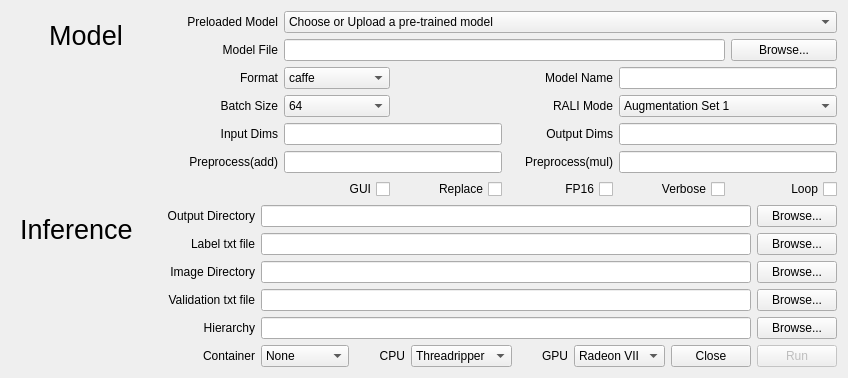
      <widget class="QWidget" name="tab_Inference">
       <attribute name="title">
        <string>Inference</string>
       </attribute>
       <layout class="QVBoxLayout" name="verticalLayout_2">
        <item>
         <layout class="QGridLayout" name="gridLayout_3">
          <item row="2" column="4">
           <widget class="QLabel" name="name_label_2">
            <property name="text">
             <string>Model Name</string>
            </property>
            <property name="alignment">
             <set>Qt::AlignRight|Qt::AlignTrailing|Qt::AlignVCenter</set>
            </property>
           </widget>
          </item>
          <item row="6" column="5">
           <widget class="QCheckBox" name="verbose_checkBox_2">
            <property name="layoutDirection">
             <enum>Qt::RightToLeft</enum>
            </property>
            <property name="text">
             <string>Verbose</string>
            </property>
           </widget>
          </item>
          <item row="4" column="2" colspan="2">
           <widget class="QLineEdit" name="idims_lineEdit_3">
            <property name="text">
             <string/>
            </property>
           </widget>
          </item>
          <item row="3" column="2">
           <widget class="QComboBox" name="batch_comboBox_3">
            <item>
             <property name="text">
              <string>64</string>
             </property>
            </item>
            <item>
             <property name="text">
              <string>16</string>
             </property>
            </item>
           </widget>
          </item>
          <item row="5" column="2" colspan="2">
           <widget class="QLineEdit" name="padd_lineEdit_2">
            <property name="text">
             <string/>
            </property>
           </widget>
          </item>
          <item row="1" column="6">
           <widget class="QPushButton" name="file_pushButton_2">
            <property name="text">
             <string>Browse...</string>
            </property>
           </widget>
          </item>
          <item row="5" column="4">
           <widget class="QLabel" name="pmul_label_2">
            <property name="font">
             <font>
              <family>Ubuntu</family>
             </font>
            </property>
            <property name="text">
             <string>Preprocess(mul)</string>
            </property>
            <property name="alignment">
             <set>Qt::AlignRight|Qt::AlignTrailing|Qt::AlignVCenter</set>
            </property>
           </widget>
          </item>
          <item row="0" column="2" colspan="5">
           <widget class="QComboBox" name="upload_comboBox_2">
            <item>
             <property name="text">
              <string>Choose or Upload a pre-trained model</string>
             </property>
            </item>
           </widget>
          </item>
          <item row="6" column="2">
           <widget class="QCheckBox" name="gui_checkBox_2">
            <property name="layoutDirection">
             <enum>Qt::RightToLeft</enum>
            </property>
            <property name="text">
             <string>GUI</string>
            </property>
           </widget>
          </item>
          <item row="1" column="1">
           <widget class="QLabel" name="file_label_2">
            <property name="minimumSize">
             <size>
              <width>111</width>
              <height>0</height>
             </size>
            </property>
            <property name="font">
             <font>
              <family>Ubuntu</family>
             </font>
            </property>
            <property name="text">
             <string>Model File</string>
            </property>
            <property name="alignment">
             <set>Qt::AlignRight|Qt::AlignTrailing|Qt::AlignVCenter</set>
            </property>
           </widget>
          </item>
          <item row="4" column="4">
           <widget class="QLabel" name="odims_label_2">
            <property name="font">
             <font>
              <family>Ubuntu</family>
             </font>
            </property>
            <property name="text">
             <string>Output Dims</string>
            </property>
            <property name="alignment">
             <set>Qt::AlignRight|Qt::AlignTrailing|Qt::AlignVCenter</set>
            </property>
           </widget>
          </item>
          <item row="6" column="3">
           <widget class="QCheckBox" name="replace_checkBox_2">
            <property name="layoutDirection">
             <enum>Qt::RightToLeft</enum>
            </property>
            <property name="text">
             <string>Replace</string>
            </property>
           </widget>
          </item>
          <item row="1" column="2" colspan="4">
           <widget class="QLineEdit" name="file_lineEdit_2">
            <property name="sizePolicy">
             <sizepolicy hsizetype="Expanding" vsizetype="Preferred">
              <horstretch>0</horstretch>
              <verstretch>0</verstretch>
             </sizepolicy>
            </property>
            <property name="text">
             <string/>
            </property>
           </widget>
          </item>
          <item row="2" column="2">
           <widget class="QComboBox" name="format_comboBox_2">
            <property name="font">
             <font>
              <family>Ubuntu</family>
             </font>
            </property>
            <item>
             <property name="text">
              <string>caffe</string>
             </property>
            </item>
            <item>
             <property name="text">
              <string>onnx</string>
             </property>
            </item>
            <item>
             <property name="text">
              <string>nnef</string>
             </property>
            </item>
           </widget>
          </item>
          <item row="4" column="1">
           <widget class="QLabel" name="idims__label_3">
            <property name="font">
             <font>
              <family>Ubuntu</family>
             </font>
            </property>
            <property name="text">
             <string>Input Dims</string>
            </property>
            <property name="alignment">
             <set>Qt::AlignRight|Qt::AlignTrailing|Qt::AlignVCenter</set>
            </property>
           </widget>
          </item>
          <item row="5" column="5" colspan="2">
           <widget class="QLineEdit" name="pmul_lineEdit_2">
            <property name="text">
             <string/>
            </property>
           </widget>
          </item>
          <item row="2" column="1">
           <widget class="QLabel" name="format_label_2">
            <property name="font">
             <font>
              <family>Ubuntu</family>
             </font>
            </property>
            <property name="text">
             <string>Format</string>
            </property>
            <property name="alignment">
             <set>Qt::AlignRight|Qt::AlignTrailing|Qt::AlignVCenter</set>
            </property>
           </widget>
          </item>
          <item row="2" column="5" colspan="2">
           <widget class="QLineEdit" name="name_lineEdit_3">
            <property name="text">
             <string/>
            </property>
           </widget>
          </item>
          <item row="5" column="1">
           <widget class="QLabel" name="padd_label_2">
            <property name="font">
             <font>
              <family>Ubuntu</family>
             </font>
            </property>
            <property name="text">
             <string>Preprocess(add)</string>
            </property>
            <property name="alignment">
             <set>Qt::AlignRight|Qt::AlignTrailing|Qt::AlignVCenter</set>
            </property>
           </widget>
          </item>
          <item row="6" column="6">
           <widget class="QCheckBox" name="loop_checkBox_2">
            <property name="layoutDirection">
             <enum>Qt::RightToLeft</enum>
            </property>
            <property name="text">
             <string>Loop</string>
            </property>
           </widget>
          </item>
          <item row="0" column="1">
           <widget class="QLabel" name="upload_label_2">
            <property name="layoutDirection">
             <enum>Qt::RightToLeft</enum>
            </property>
            <property name="text">
             <string>Preloaded Model</string>
            </property>
            <property name="alignment">
             <set>Qt::AlignRight|Qt::AlignTrailing|Qt::AlignVCenter</set>
            </property>
           </widget>
          </item>
          <item row="4" column="5" colspan="2">
           <widget class="QLineEdit" name="odims_lineEdit_2">
            <property name="text">
             <string/>
            </property>
           </widget>
          </item>
          <item row="6" column="4">
           <widget class="QCheckBox" name="fp16_checkBox_2">
            <property name="layoutDirection">
             <enum>Qt::RightToLeft</enum>
            </property>
            <property name="text">
             <string>FP16</string>
            </property>
           </widget>
          </item>
          <item row="3" column="1">
           <widget class="QLabel" name="batch_label_3">
            <property name="text">
             <string>Batch Size</string>
            </property>
            <property name="alignment">
             <set>Qt::AlignRight|Qt::AlignTrailing|Qt::AlignVCenter</set>
            </property>
           </widget>
          </item>
          <item row="0" column="0" rowspan="4">
           <widget class="QFrame" name="model_frame_3">
            <property name="sizePolicy">
             <sizepolicy hsizetype="MinimumExpanding" vsizetype="Preferred">
              <horstretch>0</horstretch>
              <verstretch>0</verstretch>
             </sizepolicy>
            </property>
            <property name="minimumSize">
             <size>
              <width>150</width>
              <height>0</height>
             </size>
            </property>
            <property name="maximumSize">
             <size>
              <width>150</width>
              <height>16777215</height>
             </size>
            </property>
            <property name="frameShape">
             <enum>QFrame::NoFrame</enum>
            </property>
            <property name="frameShadow">
             <enum>QFrame::Raised</enum>
            </property>
            <layout class="QVBoxLayout" name="verticalLayout_5">
             <item>
              <widget class="QLabel" name="model_label_3">
               <property name="font">
                <font>
                 <family>Ubuntu</family>
                 <pointsize>20</pointsize>
                 <weight>50</weight>
                 <bold>false</bold>
                </font>
               </property>
               <property name="text">
                <string>Model</string>
               </property>
               <property name="alignment">
                <set>Qt::AlignCenter</set>
               </property>
              </widget>
             </item>
             <item>
              <spacer name="verticalSpacer_5">
               <property name="orientation">
                <enum>Qt::Vertical</enum>
               </property>
               <property name="sizeHint" stdset="0">
                <size>
                 <width>20</width>
                 <height>40</height>
                </size>
               </property>
              </spacer>
             </item>
            </layout>
           </widget>
          </item>
          <item row="3" column="5" colspan="2">
           <widget class="QComboBox" name="mode_comboBox_3">
            <property name="enabled">
             <bool>true</bool>
            </property>
            <item>
             <property name="text">
              <string>Augmentation Set 1</string>
             </property>
            </item>
            <item>
             <property name="text">
              <string>Augmentation Set 2</string>
             </property>
            </item>
            <item>
             <property name="text">
              <string>Augmentation Set 3</string>
             </property>
            </item>
            <item>
             <property name="text">
              <string>Augmentation Set 4</string>
             </property>
            </item>
            <item>
             <property name="text">
              <string>Augmentation Set 5</string>
             </property>
            </item>
           </widget>
          </item>
          <item row="3" column="4">
           <widget class="QLabel" name="mode_label_3">
            <property name="text">
             <string>RALI Mode</string>
            </property>
            <property name="alignment">
             <set>Qt::AlignRight|Qt::AlignTrailing|Qt::AlignVCenter</set>
            </property>
           </widget>
          </item>
         </layout>
        </item>
        <item>
         <layout class="QGridLayout" name="inference_gridLayout_3">
          <item row="5" column="7">
           <widget class="QPushButton" name="close_pushButton_3">
            <property name="sizePolicy">
             <sizepolicy hsizetype="Fixed" vsizetype="Fixed">
              <horstretch>0</horstretch>
              <verstretch>0</verstretch>
             </sizepolicy>
            </property>
            <property name="text">
             <string>Close</string>
            </property>
           </widget>
          </item>
          <item row="2" column="1">
           <widget class="QLabel" name="image_label_3">
            <property name="text">
             <string>Image Directory</string>
            </property>
            <property name="alignment">
             <set>Qt::AlignRight|Qt::AlignTrailing|Qt::AlignVCenter</set>
            </property>
           </widget>
          </item>
          <item row="5" column="2">
           <widget class="QComboBox" name="container_comboBox_3">
            <property name="sizePolicy">
             <sizepolicy hsizetype="Preferred" vsizetype="Fixed">
              <horstretch>0</horstretch>
              <verstretch>0</verstretch>
             </sizepolicy>
            </property>
            <item>
             <property name="text">
              <string>None</string>
             </property>
            </item>
            <item>
             <property name="text">
              <string>Docker</string>
             </property>
            </item>
            <item>
             <property name="text">
              <string>Singularity</string>
             </property>
            </item>
           </widget>
          </item>
          <item row="1" column="1">
           <widget class="QLabel" name="label_3">
            <property name="text">
             <string>Label txt file</string>
            </property>
            <property name="alignment">
             <set>Qt::AlignRight|Qt::AlignTrailing|Qt::AlignVCenter</set>
            </property>
           </widget>
          </item>
          <item row="4" column="2" colspan="6">
           <widget class="QLineEdit" name="hier_lineEdit_3">
            <property name="enabled">
             <bool>true</bool>
            </property>
            <property name="text">
             <string/>
            </property>
           </widget>
          </item>
          <item row="5" column="5">
           <widget class="QLabel" name="gpu_label_3">
            <property name="sizePolicy">
             <sizepolicy hsizetype="Preferred" vsizetype="Preferred">
              <horstretch>0</horstretch>
              <verstretch>0</verstretch>
             </sizepolicy>
            </property>
            <property name="minimumSize">
             <size>
              <width>50</width>
              <height>0</height>
             </size>
            </property>
            <property name="text">
             <string>GPU</string>
            </property>
            <property name="alignment">
             <set>Qt::AlignRight|Qt::AlignTrailing|Qt::AlignVCenter</set>
            </property>
           </widget>
          </item>
          <item row="1" column="2" colspan="6">
           <widget class="QLineEdit" name="label_lineEdit_3">
            <property name="enabled">
             <bool>true</bool>
            </property>
            <property name="text">
             <string/>
            </property>
           </widget>
          </item>
          <item row="3" column="2" colspan="6">
           <widget class="QLineEdit" name="val_lineEdit_3">
            <property name="enabled">
             <bool>true</bool>
            </property>
            <property name="text">
             <string/>
            </property>
           </widget>
          </item>
          <item row="5" column="6">
           <widget class="QComboBox" name="gpu_comboBox_3">
            <item>
             <property name="text">
              <string>Radeon VII</string>
             </property>
            </item>
            <item>
             <property name="text">
              <string>Vega 10</string>
             </property>
            </item>
            <item>
             <property name="text">
              <string>Vega 20</string>
             </property>
            </item>
            <item>
             <property name="text">
              <string>MI25</string>
             </property>
            </item>
            <item>
             <property name="text">
              <string>MI50</string>
             </property>
            </item>
            <item>
             <property name="text">
              <string>MI60</string>
             </property>
            </item>
           </widget>
          </item>
          <item row="0" column="8">
           <widget class="QPushButton" name="output_pushButton_3">
            <property name="enabled">
             <bool>true</bool>
            </property>
            <property name="text">
             <string>Browse...</string>
            </property>
           </widget>
          </item>
          <item row="5" column="4">
           <widget class="QComboBox" name="cpu_comboBox_3">
            <item>
             <property name="text">
              <string>Threadripper</string>
             </property>
            </item>
            <item>
             <property name="text">
              <string>Ryzen 3</string>
             </property>
            </item>
            <item>
             <property name="text">
              <string>Ryzen 5</string>
             </property>
            </item>
            <item>
             <property name="text">
              <string>Ryzen 7</string>
             </property>
            </item>
            <item>
             <property name="text">
              <string>Ryzen 9</string>
             </property>
            </item>
            <item>
             <property name="text">
              <string>EPYC</string>
             </property>
            </item>
            <item>
             <property name="text">
              <string>EPYC 2</string>
             </property>
            </item>
           </widget>
          </item>
          <item row="5" column="1">
           <widget class="QLabel" name="container_label_3">
            <property name="text">
             <string>Container</string>
            </property>
            <property name="alignment">
             <set>Qt::AlignRight|Qt::AlignTrailing|Qt::AlignVCenter</set>
            </property>
           </widget>
          </item>
          <item row="0" column="1">
           <widget class="QLabel" name="output_label_3">
            <property name="text">
             <string>Output Directory</string>
            </property>
            <property name="alignment">
             <set>Qt::AlignRight|Qt::AlignTrailing|Qt::AlignVCenter</set>
            </property>
           </widget>
          </item>
          <item row="4" column="8">
           <widget class="QPushButton" name="hier_pushButton_3">
            <property name="enabled">
             <bool>true</bool>
            </property>
            <property name="text">
             <string>Browse...</string>
            </property>
           </widget>
          </item>
          <item row="3" column="1">
           <widget class="QLabel" name="val_label_3">
            <property name="text">
             <string>Validation txt file</string>
            </property>
            <property name="alignment">
             <set>Qt::AlignRight|Qt::AlignTrailing|Qt::AlignVCenter</set>
            </property>
           </widget>
          </item>
          <item row="2" column="2" colspan="6">
           <widget class="QLineEdit" name="image_lineEdit_3">
            <property name="enabled">
             <bool>true</bool>
            </property>
            <property name="text">
             <string/>
            </property>
           </widget>
          </item>
          <item row="5" column="8">
           <widget class="QPushButton" name="run_pushButton_3">
            <property name="enabled">
             <bool>false</bool>
            </property>
            <property name="text">
             <string>Run</string>
            </property>
           </widget>
          </item>
          <item row="5" column="3">
           <widget class="QLabel" name="cpu_label_3">
            <property name="sizePolicy">
             <sizepolicy hsizetype="Preferred" vsizetype="Preferred">
              <horstretch>0</horstretch>
              <verstretch>0</verstretch>
             </sizepolicy>
            </property>
            <property name="minimumSize">
             <size>
              <width>50</width>
              <height>0</height>
             </size>
            </property>
            <property name="text">
             <string>CPU</string>
            </property>
            <property name="alignment">
             <set>Qt::AlignRight|Qt::AlignTrailing|Qt::AlignVCenter</set>
            </property>
           </widget>
          </item>
          <item row="1" column="8">
           <widget class="QPushButton" name="label_pushButton_3">
            <property name="enabled">
             <bool>true</bool>
            </property>
            <property name="text">
             <string>Browse...</string>
            </property>
           </widget>
          </item>
          <item row="3" column="8">
           <widget class="QPushButton" name="val_pushButton_3">
            <property name="enabled">
             <bool>true</bool>
            </property>
            <property name="text">
             <string>Browse...</string>
            </property>
           </widget>
          </item>
          <item row="2" column="8">
           <widget class="QPushButton" name="image_pushButton_3">
            <property name="enabled">
             <bool>true</bool>
            </property>
            <property name="text">
             <string>Browse...</string>
            </property>
           </widget>
          </item>
          <item row="4" column="1">
           <widget class="QLabel" name="hier_label_3">
            <property name="text">
             <string>Hierarchy</string>
            </property>
            <property name="alignment">
             <set>Qt::AlignRight|Qt::AlignTrailing|Qt::AlignVCenter</set>
            </property>
           </widget>
          </item>
          <item row="0" column="0" rowspan="5">
           <widget class="QFrame" name="inference_frame_3">
            <property name="sizePolicy">
             <sizepolicy hsizetype="MinimumExpanding" vsizetype="Preferred">
              <horstretch>0</horstretch>
              <verstretch>0</verstretch>
             </sizepolicy>
            </property>
            <property name="minimumSize">
             <size>
              <width>150</width>
              <height>0</height>
             </size>
            </property>
            <property name="maximumSize">
             <size>
              <width>150</width>
              <height>16777215</height>
             </size>
            </property>
            <property name="frameShape">
             <enum>QFrame::NoFrame</enum>
            </property>
            <property name="frameShadow">
             <enum>QFrame::Raised</enum>
            </property>
            <layout class="QVBoxLayout" name="verticalLayout_8">
             <item>
              <widget class="QLabel" name="inference_label_3">
               <property name="font">
                <font>
                 <pointsize>20</pointsize>
                </font>
               </property>
               <property name="text">
                <string>Inference</string>
               </property>
               <property name="alignment">
                <set>Qt::AlignLeading|Qt::AlignLeft|Qt::AlignVCenter</set>
               </property>
              </widget>
             </item>
             <item>
              <spacer name="verticalSpacer_6">
               <property name="orientation">
                <enum>Qt::Vertical</enum>
               </property>
               <property name="sizeHint" stdset="0">
                <size>
                 <width>20</width>
                 <height>40</height>
                </size>
               </property>
              </spacer>
             </item>
            </layout>
           </widget>
          </item>
          <item row="0" column="2" colspan="6">
           <widget class="QLineEdit" name="output_lineEdit_3">
            <property name="enabled">
             <bool>true</bool>
            </property>
            <property name="text">
             <string/>
            </property>
           </widget>
          </item>
         </layout>
        </item>
       </layout>
      </widget>
